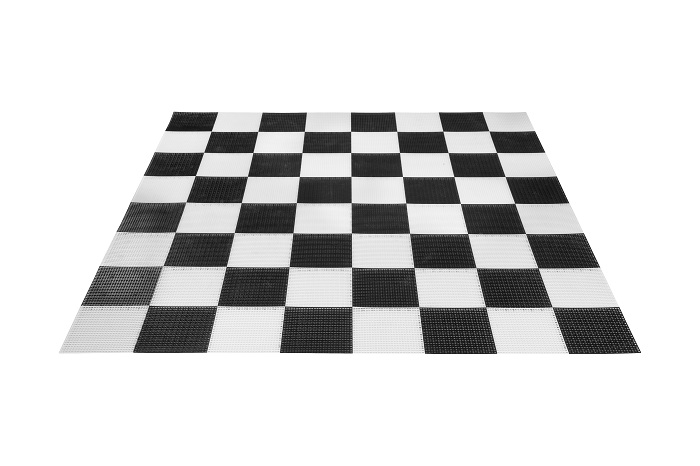
#> input picture input1.png, 700 x 466 px
$ python Cornerness.py   (Python 2 division)
#> lines starting #> are read from the running program, lines starting #| are printed output that depends on the picture
import math
from scipy import ndimage
from PIL import Image
from numpy import *
from matplotlib import pyplot as plt
from pylab import *
import time
def gmask (x,y,s): # the function for gaussian filter
    gmask = (1/(math.sqrt(2*(math.pi))*s))*exp(-((x**2) + (y**2))/2/s**2)
    return gmask

def gmask1 (x,y,s,z): # function implementing the first derivative of the gaussian filter
    if(z =='x'):
        gmask1 = gmask(x,y,s)*(-x/(s**2))
    elif(z=='y'):
        gmask1 = gmask(x,y,s)*(-y/(s**2))
    return gmask1
'''====================================================Function 'Harris 1'======================================================'''
'''The following function is defined to dectect corners of an input image using harris matrix, the function also returns the run time'''
def Harris(file # name of input image file
,size # size of the kernal size = 2(input)+1
,a # aplha, the cornerness parameter.
,t, # threshold
s # sigma value....
):
#> called with file = 'input1.png', size = 2, a = 0.04, t = 21.59, s = 1.5
    start = time.clock()
    inp = file # input image
    I = array(Image.open(inp).convert('L')) # read the input image
#> I is the input picture: shape (466, 700); min 2, max 255, mean 214.5
    G = []
    for i in range(-2,2+1):
        G.append(gmask(i,0,s)) # equating y to 0 since we need a 1D matrix
    Gx = []
    for i in range(-size,size+1):
        Gx.append(gmask1(i,0,s,'x'))

    Gy = []
    for i in range(-size,size+1):
        Gy.append([gmask1(0,i,s,'y')])

    I1 = []
    for i in range(len(I[:,0])):
   	I1.extend([convolve(I[i,:],G)]) # I*G ----> x direction
#> after the loop, I1 = 466 items
    I1 = array(matrix(I1))
    I11 = I1*I1

    Ix = []
    for i in range(len(I[:,0])):
   	Ix.extend([convolve(I1[i,:],Gx)]) # I*G ----> x direction
#> after the loop, Ix = 466 items
    Ix = array(matrix(Ix))
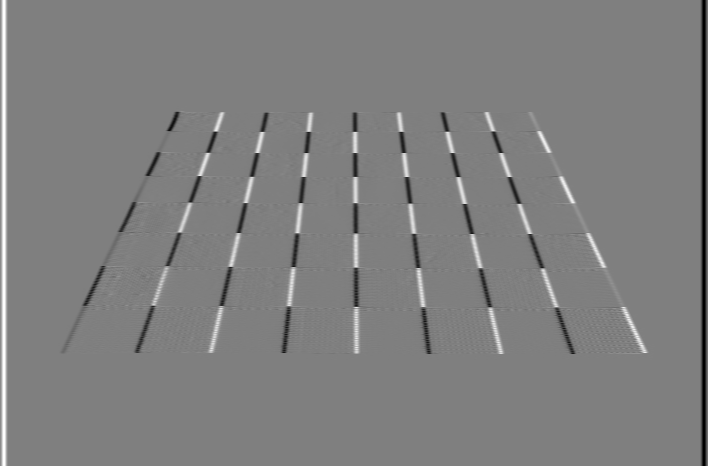
#> Ix: shape (466, 708) float64; min -26.19, max 26.19, mean 0; drawn with min black and max white

    I2 = []
    for i in range(len(I[0,:])):
   	I2.extend([convolve(I[:,i],G)]) # I*G ----> y direction
#> after the loop, I2 = 700 items
    I2 = array(matrix(transpose(I2)))
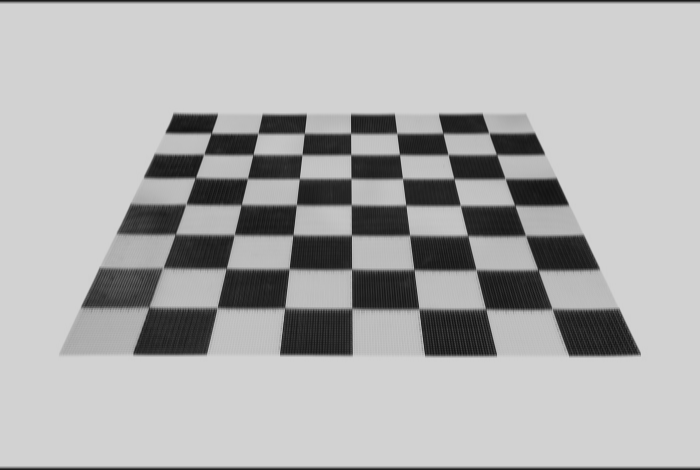
#> I2: shape (470, 700) float64; min 16.46, max 210.6, mean 175.6
    I22 = I2*I2
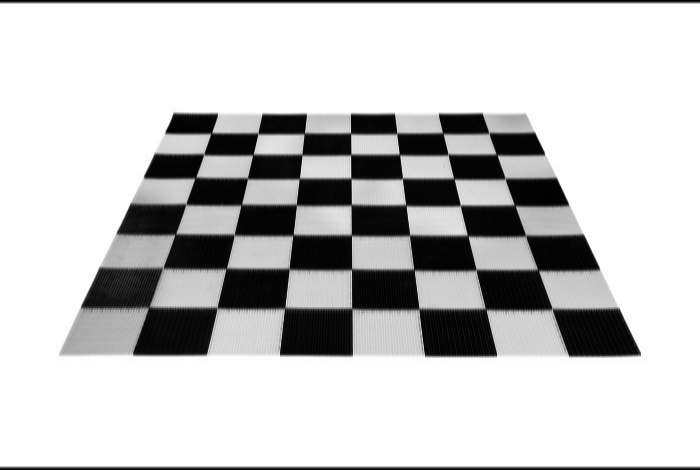
#> I22: shape (470, 700) float64; min 271, max 44332.8, mean 34763.9; drawn with min black and max white

    Iy = []
    for i in range(len(I[0,:])):
   	Iy.extend([convolve(I2[:,i],Gx)]) # I*G ----> y direction
#> after the loop, Iy = 700 items
    Iy = array(matrix(transpose(Iy)))
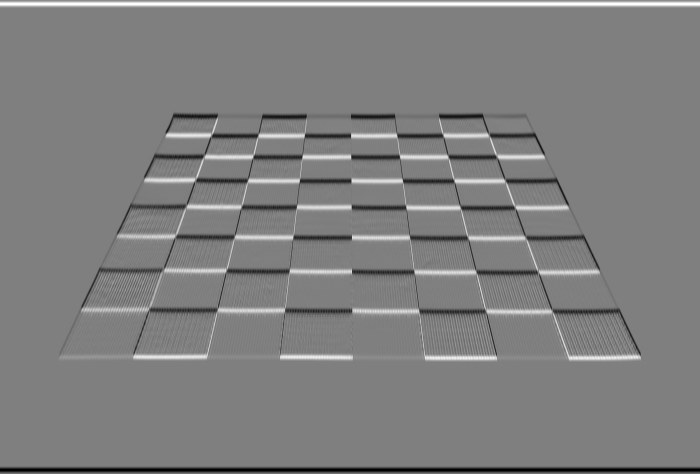
#> Iy: shape (474, 700) float64; min -26.19, max 26.19, mean 0; drawn with min black and max white

    I12 = []
    for i in range(len(I1[:,0])):
        temp = []
        for j in range(len(I2[0,:])):
   	    temp.append(I1[i,j]*I2[i,j])
   	if (j == len(I2[0,:])-1):
                I12.extend(array(matrix(temp)))
#> after the loop, I12 = 466 items
    I12 = array(matrix(I12))
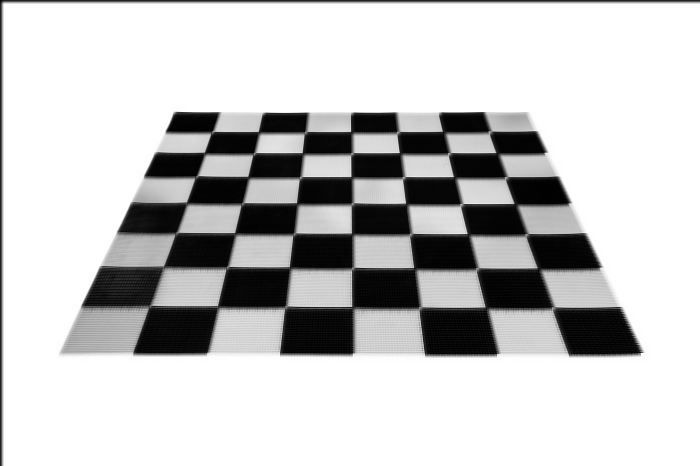
#> I12: shape (466, 700) float64; min 261.5, max 44332.8, mean 34701.9; drawn with min black and max white


    Ixy = []
    for i in range(len(I12[:,0])):
   	Ixy.extend([convolve(I12[i,:],Gx)]) # I*G ----> x direction
#> after the loop, Ixy = 466 items
    Ixy = array(matrix(Ixy))
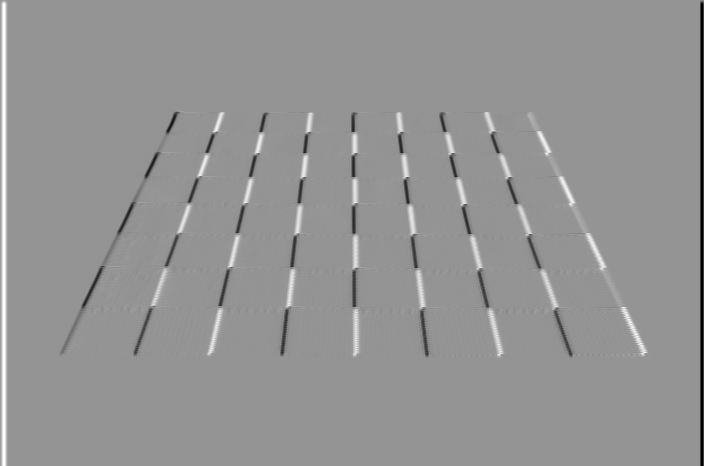
#> Ixy: shape (466, 704) float64; min -7668.8, max 5514.4, mean 0; drawn with min black and max white


    x = [] # this array stores the x vertex of corners
    y = [] # this array stores the y vertex of corners
    for i in range(len(I[:,0])):
        for j in range(len(I[0,:])):
            H1 = ([Ix[i,j]**2,Ix[i,j]*Iy[i,j]],[Ix[i,j]*Iy[i,j],Iy[i,j]**2]) # Harris Matrix
            e,v = linalg.eig(H1) # Eigen Values
            if((abs((e[0]*e[1])-(a*(e[0]+e[1])))) > t): # if a corner
                y.append(i-5)
                x.append(j-5)
#> after the loop, x = 2653 values, max 694 at index 707, min -5 at index 8, mean 222.7; y = 2653 values from -5 to 460

    plt.figure()
    plt.imshow(I,cmap = cm.gray)
    plot(x,y,'r.')
    plt.axis([5,len(I[0,:]),len(I[:,0]),5])
    show()
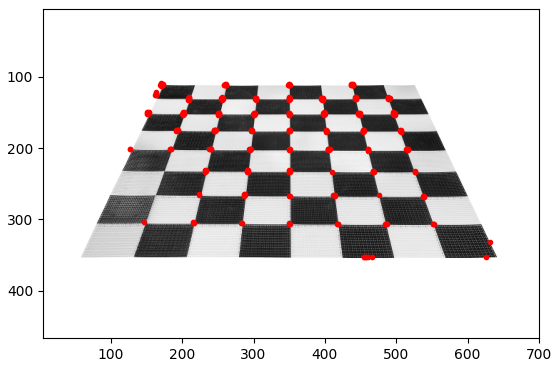
#> figure drawn by matplotlib, 1 panel
    return time.clock() - start

time1 = Harris('input1.png',2,.04,21.59,1.5) #16.35
#time2 = Harris('input2.png',2,.004,4.55,1.5)
#time3 = Harris('input3.png',2,.004,1,1.5)
#> (the run stopped early here; a loop or call above may not have finished)

$ run again, with input2.png copied over input1.png
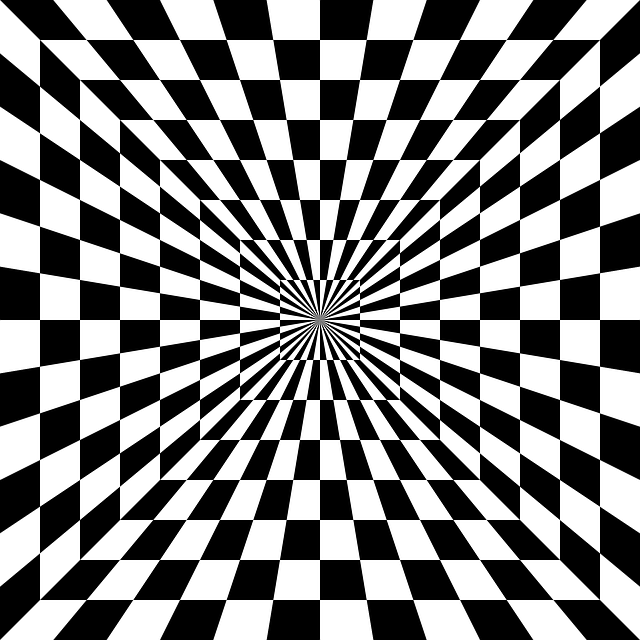
#> input picture input2.png, 640 x 640 px
#> after the loop in Harris, `for i in range(len(I[:,0])):`: I1 = 640 items
#> in Harris, `Ixy = array(matrix(Ixy))`:
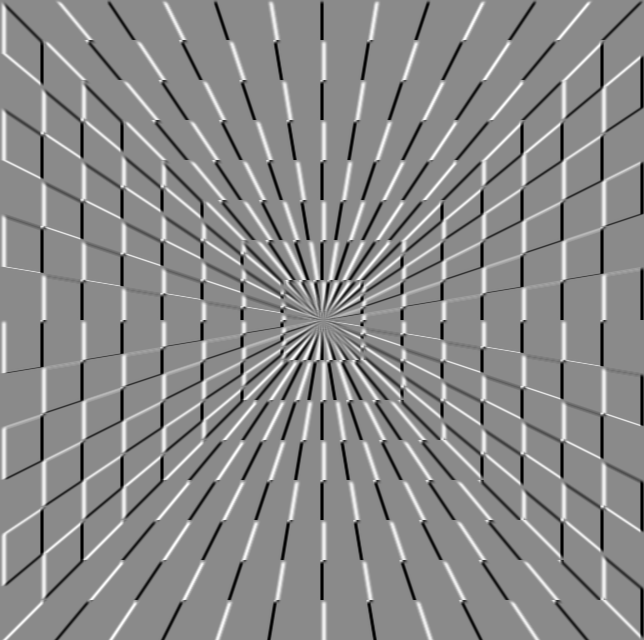
#> Ixy: shape (640, 644) float64; min -7668.8, max 6463.1, mean 0; drawn with min black and max white
#> after the loop in Harris, `for i in range(len(I[:,0])):`: x = 53709 items
#> in Harris, `show()`:
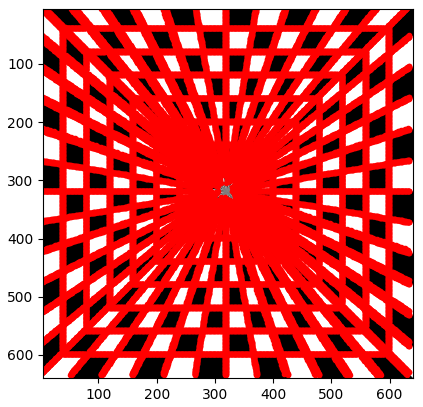
#> figure drawn by matplotlib, 1 panel
